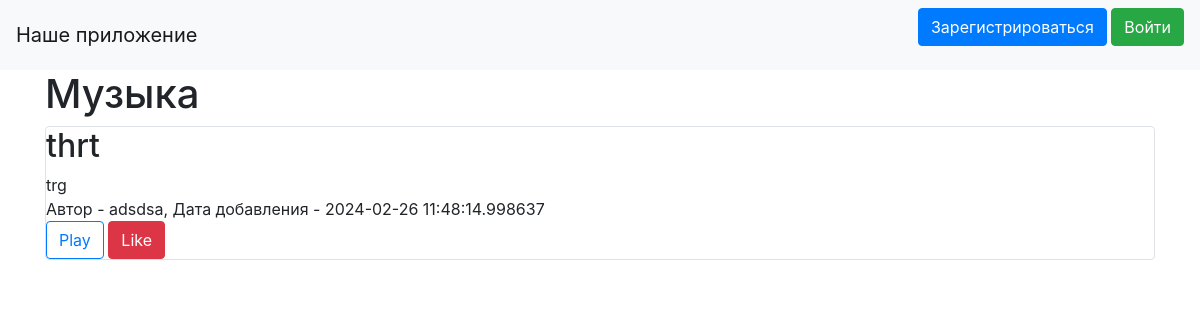
Before: / with the older database file.
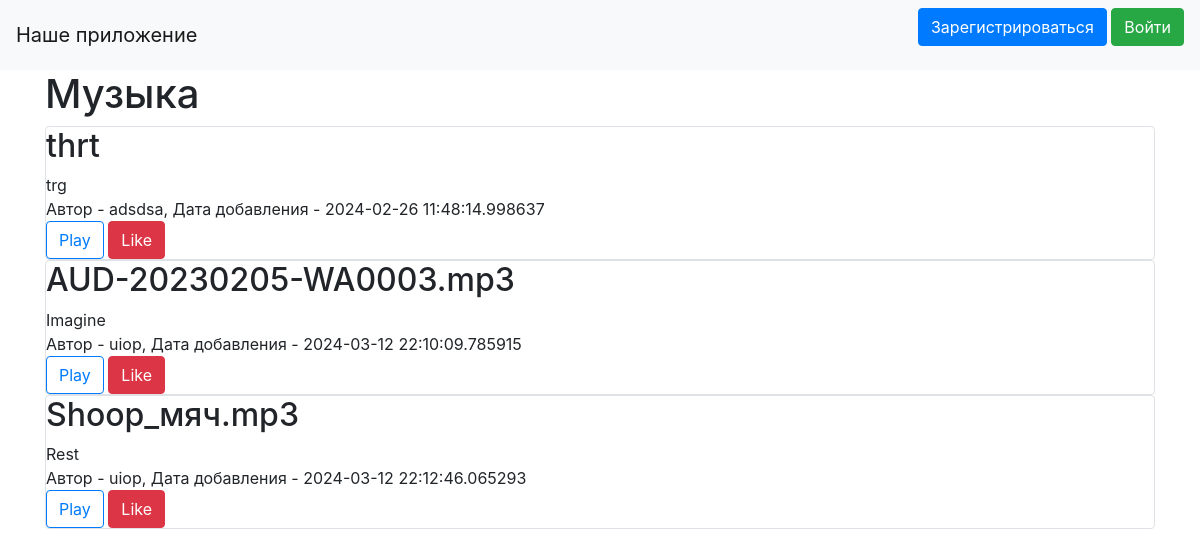
After: the same page with the newer database file.
### data/news.py (models this page shows)
class News(SqlAlchemyBase):
    __tablename__ = 'news'
    id = sqlalchemy.Column(sqlalchemy.Integer, primary_key=True, autoincrement=True)
    title = sqlalchemy.Column(sqlalchemy.String, nullable=True)
    content = sqlalchemy.Column(sqlalchemy.String, nullable=True)
    created_date = sqlalchemy.Column(sqlalchemy.DateTime, default=datetime.datetime.now)
    is_private = sqlalchemy.Column(sqlalchemy.Boolean, default=True)
    user_id = sqlalchemy.Column(sqlalchemy.Integer, sqlalchemy.ForeignKey("users.id"))
    user = orm.relationship('User')
    categories = orm.relationship("Category", secondary="association", backref="news")

### data/users.py (models this page shows, shortened)
class User(SqlAlchemyBase, UserMixin):
    __tablename__ = 'users'
    id = sqlalchemy.Column(sqlalchemy.Integer, primary_key=True, autoincrement=True)
    name = sqlalchemy.Column(sqlalchemy.String, nullable=True)
    about = sqlalchemy.Column(sqlalchemy.String, nullable=True)
    email = sqlalchemy.Column(sqlalchemy.String, index=True, unique=True, nullable=True)
    hashed_password = sqlalchemy.Column(sqlalchemy.String, nullable=True)
    created_date = sqlalchemy.Column(sqlalchemy.DateTime, default=datetime.datetime.now)
    news = orm.relationship("News", back_populates='user')

### main.py (the view)
@app.route("/")
def index():
    db_sess = db_session.create_session()
    news = db_sess.query(News).filter(News.is_private != True)
    return render_template("index.html", news=news)

### data/db_session.py (called while the page is built)
def create_session() -> Session:
    global __factory
    return __factory()

### templates/index.html (shortened to what this page needs)
{% extends "base.html" %}
{% block content %}
    <h1>Музыка</h1>
    {% for item in news %}
        <div class="col-md6 border rounded" >
            <h2>{{ item.title }}</h2>
            <div>
                {{ item.content }}
            </div>
            <div>
                Автор - {{ item.user.name }}, Дата добавления - {{ item.created_date }}
            </div>
            <a href="/music_play/{{ item.id }}" class="btn btn-outline-primary">Play</a>
            <a href="/music_like/{{ item.id }}" class="btn btn-danger">Like</a>
        </div>
    {% endfor %}
{% endblock %}

### templates/base.html (shortened to what this page needs)
<!doctype html>
<html lang="en">
<head>
    <link rel="stylesheet"
          href="https://stackpath.bootstrapcdn.com/bootstrap/4.4.1/css/bootstrap.min.css"
>
</head>
<body bgcolor="black">
<header>
    <nav class="navbar navbar-light bg-light">
        <a class="navbar-brand" href="#">Наше приложение</a>
        {% if current_user.is_authenticated %}
            <a class="navbar-brand" href="/logout">{{ current_user.name }}</a>
        {% else %}
            <p>
                <a class="btn btn-primary " href="/register">Зарегистрироваться</a>
                <a class="btn btn-success" href="/login">Войти</a>
            </p>
        {% endif %}
    </nav>
</header>
<main role="main" class="container">
    {% block content %}{% endblock %}
</main>
</body>
</html>

Changed rows visible on the page:
added News: title "AUD-20230205-WA0003.mp3", content "Imagine", user.name "uiop", created_date "2024-03-12 22:10:09.785915"
added News: title "Shoop_мяч.mp3", content "Rest", user.name "uiop", created_date "2024-03-12 22:12:46.065293"
